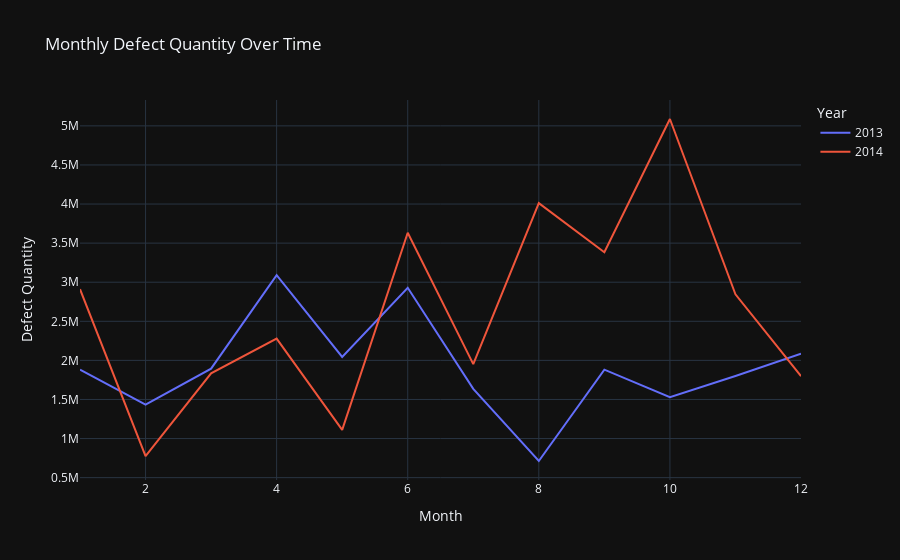

This figure's notebook cell:
### Markdown cell above
# Defect Quantities Over Time

### Code cell
import plotly.express as px

# Create a line chart for defect quantities over time
fig = px.line(date_analysis, 
              x='Month', 
              y='Defect Qty', 
              color='Year',
              title='Monthly Defect Quantity Over Time',
              labels={'Defect Qty': 'Defect Quantity'},
              template='plotly_dark')

fig.show()

### Figure 1 — Plotly figure (JSON) as saved in the notebook; plotly's stock layout.template omitted (floating-point values rounded to 4 significant figures)
{"data": [{"hovertemplate": "Year=2013<br>Month=%{x}<br>Defect Quantity=%{y}<extra></extra>", "legendgroup": "2013", "line": {"color": "#636efa", "dash": "solid"}, "marker": {"symbol": "circle"}, "mode": "lines", "name": "2013", "orientation": "v", "showlegend": true, "type": "scatter", "x": [1, 2, 3, 4, 5, 6, 7, 8, 9, 10, 11, 12], "xaxis": "x", "y": [1881043, 1434261, 1894519, 3090509, 2044767, 2928678, 1635252, 712815, 1881043, 1528768, 1800012, 2085678], "yaxis": "y"}, {"hovertemplate": "Year=2014<br>Month=%{x}<br>Defect Quantity=%{y}<extra></extra>", "legendgroup": "2014", "line": {"color": "#EF553B", "dash": "solid"}, "marker": {"symbol": "circle"}, "mode": "lines", "name": "2014", "orientation": "v", "showlegend": true, "type": "scatter", "x": [1, 2, 3, 4, 5, 6, 7, 8, 9, 10, 11, 12], "xaxis": "x", "y": [2911213, 776423, 1834428, 2278627, 1110777, 3632208, 1951816, 4011608, 3383591, 5087899, 2844996, 1798285], "yaxis": "y"}], "layout": {"autosize": true, "legend": {"title": {"text": "Year"}, "tracegroupgap": 0}, "title": {"text": "Monthly Defect Quantity Over Time"}, "xaxis": {"anchor": "y", "autorange": true, "domain": [0, 1], "range": [1, 12], "title": {"text": "Month"}, "type": "linear"}, "yaxis": {"anchor": "x", "autorange": true, "domain": [0, 1], "range": [469800.0, 5331000.0], "title": {"text": "Defect Quantity"}, "type": "linear"}}}
